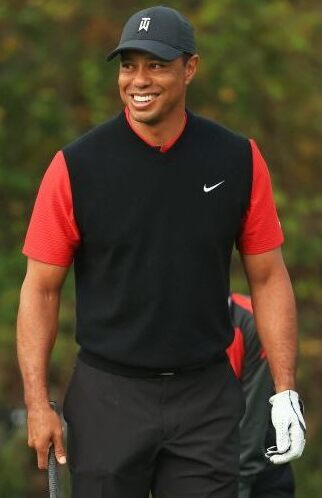
#> input picture ObjectClassify/image/tw3.jpg, 322 x 498 px
$ python clustering.py   (Python 2 division)
#> lines starting #> are read from the running program, lines starting #| are printed output that depends on the picture
# !/usr/bin/env python
# -*- coding: utf-8 -*-

import cv2 as cv
import numpy as np
from matplotlib import pyplot as plt

K = 10
iteration = 30
color_space = 1

def kmeans_clustering(img,K,iteration):
    shape = img.shape
    #convert img to np.float32 and Flattening
    img = img.reshape((-1,3))
    img = np.float32(img)

    # Define criteria = ( type, max_iter(반복 회수) = 10 , epsilon(정확도) = 1.0 )
    criteria = (cv.TERM_CRITERIA_EPS + cv.TERM_CRITERIA_MAX_ITER, iteration, 1.0)
    ret,label,center=cv.kmeans(img,K,None,criteria,10,cv.KMEANS_PP_CENTERS) # do Algorihtm

    # Now convert back into uint8, and make original image
    center = np.uint8(center)
    res = center[label.flatten()]
    res2 = res.reshape((shape))

    return res2

def histogram(img1,img2):
    hist1 = cv.calcHist([img1],[0,1], None, [180,256], [0,180,0, 256])
    hist2 = cv.calcHist([img2],[0,1], None, [180,256], [0,180,0, 256])
    cv.normalize(hist1, hist1, 0, 1, cv.NORM_MINMAX)
    cv.normalize(hist2, hist2, 0, 1, cv.NORM_MINMAX)

    return hist1,hist2

def main():
    global K, iteration, color_space, seeTrackbar
    img1 = cv.imread('image/tw3.jpg', cv.IMREAD_COLOR)
#> img1 is the input picture: shape (498, 322, 3); mean B, G, R 41.5, 60.4, 74.8
    img2 = img1[img1.shape[1]/10:img1.shape[1]*11/10,img1.shape[0]/4: img1.shape[0]*2/4].copy()
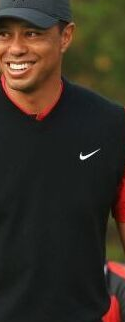
#> img2: shape (322, 125, 3); mean B, G, R 34.4, 45.2, 53.4
    height, width , channels = img1.shape
#> height = 498; width = 322; channels = 3
    #img2 = cv.resize(img2, dsize = (width, height), interpolation=cv.INTER_LINEAR_EXACT)

    '''
    #트랙바 생성
    makeTrackbar('clustering')
    '''

    '''
    while True:
        if cv.waitKey(1) & 0xFF == 27:
            break


    # 키 입력 시 종료
    if seeTrackbar == 0:
        '''

    if color_space == 1:
        img1 = cv.cvtColor(img1,cv.COLOR_BGR2HSV)
#> img1: shape (498, 322, 3); mean H, S, V 42, 95.7, 77.5
        img2 = cv.cvtColor(img2,cv.COLOR_BGR2HSV)
#> img2: shape (322, 125, 3); mean H, S, V 62.2, 77.3, 57.1
    elif color_space == 2:
        img1 = cv.cvtColor(img1,cv.COLOR_BGR2LAB)
        img2 = cv.cvtColor(img2,cv.COLOR_BGR2LAB)
    else:
        img1 = cv.cvtColor(img1,cv.COLOR_BGR2RGB)
        img2 = cv.cvtColor(img2,cv.COLOR_BGR2RGB)

    #클러스터링 수행
    img_result1 = kmeans_clustering(img1,K,iteration)
#> in kmeans_clustering, `ret,label,center=cv.kmeans(img,K,None,criteria,10,cv.KMEANS_PP_CENTERS)`: ret = 99393585.7; center = [[85.58, 36.5, 31.91], [9.82, 144.1, 194.8], [34.18, 22.79, 38.62], [29.45, 149.4, 75.52], [0.783, 197.4, 228.9], [60.55, 10.7, 233.4], [15.06, 178.2, 113], [74.49, 34.18, 85.75], [178.3, 185.7, 146.7], [28.03, 115.3, 66.08]]
#> in kmeans_clustering, `center = np.uint8(center)`: center = [[85, 36, 31], [9, 144, 194], [34, 22, 38], [29, 149, 75], [0, 197, 228], [60, 10, 233], [15, 178, 112], [74, 34, 85], [178, 185, 146], [28, 115, 66]]
#> in kmeans_clustering, `res2 = res.reshape((shape))`:
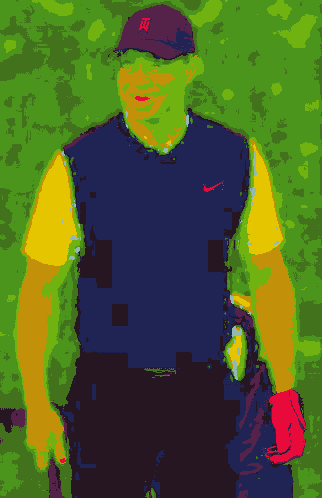
#> res2: shape (498, 322, 3); mean of channels 0, 1, 2 41.6, 95.2, 76.9; drawn as B, G, R
    img_result2 = kmeans_clustering(img2,K,iteration)
#> call 2 of kmeans_clustering, with K = 10, iteration = 30
#> in kmeans_clustering (call 2), `ret,label,center=cv.kmeans(img,K,None,criteria,10,cv.KMEANS_PP_CENTERS)`: ret = 20423348.2; center = [[29.76, 149.3, 74.9], [82.53, 33.98, 29.12], [9.75, 175.8, 137.5], [9.41, 142.3, 200.4], [100.5, 37.77, 83.13], [24.63, 97.66, 51.83], [34.87, 32.63, 31.65], [178.1, 177.4, 136.9], [108.5, 65.03, 33.05], [8.8, 209.7, 68.83]]
#> in kmeans_clustering (call 2), `center = np.uint8(center)`: center = [[29, 149, 74], [82, 33, 29], [9, 175, 137], [9, 142, 200], [100, 37, 83], [24, 97, 51], [34, 32, 31], [178, 177, 136], [108, 65, 33], [8, 209, 68]]
#> in kmeans_clustering (call 2), `res2 = res.reshape((shape))`:
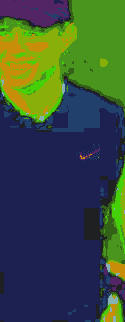
#> res2: shape (322, 125, 3); mean of channels 0, 1, 2 61.6, 76.6, 56.8; drawn as B, G, R

    if color_space == 1:
        img_result1 = cv.cvtColor(img_result1,cv.COLOR_HSV2RGB)
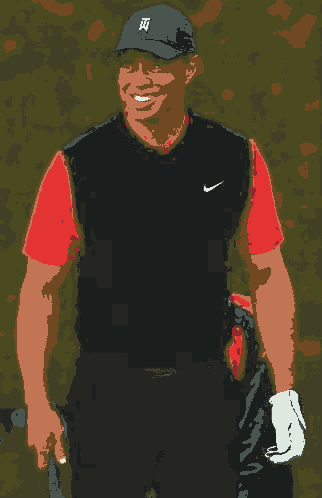
#> img_result1: shape (498, 322, 3); mean R, G, B 75.1, 60.8, 40.6
        img_result2 = cv.cvtColor(img_result2,cv.COLOR_HSV2RGB)
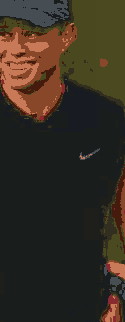
#> img_result2: shape (322, 125, 3); mean R, G, B 53.6, 45.4, 33.8
    elif color_space == 2:
        img_result1 = cv.cvtColor(img_result1,cv.COLOR_LAB2RGB)
        img_result2 = cv.cvtColor(img_result2,cv.COLOR_LAB2RGB)

    #histogram
    hist1,hist2 = histogram(img_result1,img_result2)
#> in histogram, `cv.normalize(hist1, hist1, 0, 1, cv.NORM_MINMAX)`: hist1: shape (180, 256) float32; min 0, max 1, mean 7.72e-05
#> in histogram, `cv.normalize(hist2, hist2, 0, 1, cv.NORM_MINMAX)`: hist2: shape (180, 256) float32; min 0, max 1, mean 4.04e-05
    #hist1,hist2 = histogram(img1,img2)

    #두 이미지 연결 및 출력
    plt.subplot(221),plt.imshow(img_result1),plt.title('Start Kmeans')
    plt.subplot(222),plt.imshow(img_result2),plt.title('Compare Kmeans')

    #plt.subplot(221),plt.imshow(img1),plt.title('Start')
    #plt.subplot(222),plt.imshow(img2),plt.title('Compare')

    plt.subplot(223),plt.plot(hist1,color='r')
    plt.subplot(224),plt.plot(hist2,color='b')

    plt.show()
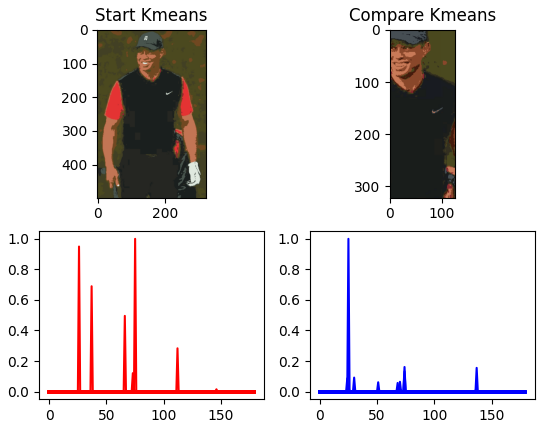
#> figure drawn by matplotlib, 4 panels

if __name__ == '__main__':
    main()

$ run again, with ObjectClassify/image/tw1.jpg copied over ObjectClassify/image/tw3.jpg
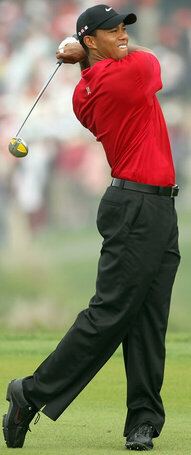
#> input picture ObjectClassify/image/tw1.jpg, 191 x 455 px
#> in main, img1 is the input picture: shape (455, 191, 3); mean B, G, R 98.3, 120.9, 134.9
#> img1: shape (455, 191, 3); mean H, S, V 57.8, 85.1, 143.5
#> in kmeans_clustering, `ret,label,center=cv.kmeans(img,K,None,criteria,10,cv.KMEANS_PP_CENTERS)`: ret = 73655825.3; center = [[12.15, 220.3, 110.3], [33, 67.52, 171.5], [66.67, 59.66, 47.64], [178, 227.1, 196.4], [35.68, 118.6, 177.3], [66.86, 8.82, 227.4], [43.72, 22.54, 150.1], [63.21, 127, 28.64], [173.1, 59.65, 184.5], [18.38, 32.82, 201.9]]
#> in kmeans_clustering, `center = np.uint8(center)`: center = [[12, 220, 110], [32, 67, 171], [66, 59, 47], [178, 227, 196], [35, 118, 177], [66, 8, 227], [43, 22, 150], [63, 127, 28], [173, 59, 184], [18, 32, 201]]
#> in kmeans_clustering, `res2 = res.reshape((shape))`:
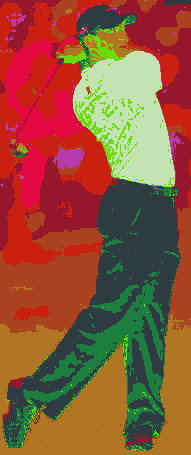
#> res2: shape (455, 191, 3); mean of channels 0, 1, 2 57.3, 84.6, 143; drawn as B, G, R
#> res2: shape (191, 78, 3)
#> in main, `plt.show()`:
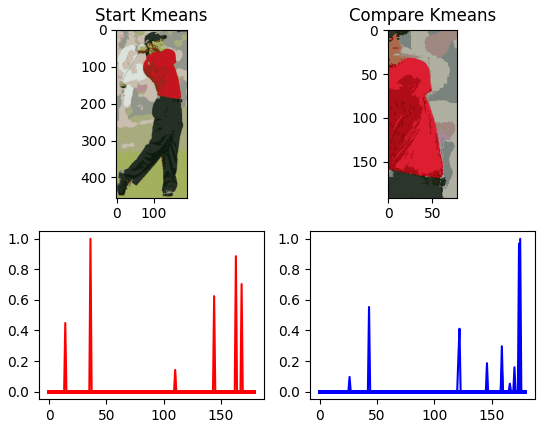
#> figure drawn by matplotlib, 4 panels

$ run again, with ObjectClassify/image/tw2.jpg copied over ObjectClassify/image/tw3.jpg
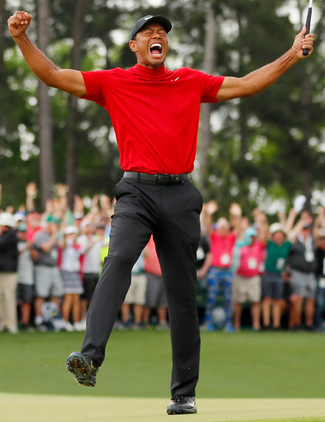
#> input picture ObjectClassify/image/tw2.jpg, 325 x 422 px
#> in main, img1 is the input picture: shape (422, 325, 3); mean B, G, R 72.5, 94.9, 114
#> img1: shape (422, 325, 3); mean H, S, V 50, 95.2, 120.3
#> in kmeans_clustering, `ret,label,center=cv.kmeans(img,K,None,criteria,10,cv.KMEANS_PP_CENTERS)`: ret = 180123113.6; center = [[38.8, 101.7, 61.97], [177.4, 236.8, 226.3], [23.7, 58.39, 201.1], [29, 41.01, 123.4], [38.18, 183.1, 76.39], [110.1, 31.59, 51.54], [120.4, 27.83, 170], [30.99, 44.45, 47.56], [4.04, 236.6, 181.5], [31.97, 127.5, 148.3]]
#> in kmeans_clustering, `center = np.uint8(center)`: center = [[38, 101, 61], [177, 236, 226], [23, 58, 201], [28, 41, 123], [38, 183, 76], [110, 31, 51], [120, 27, 170], [30, 44, 47], [4, 236, 181], [31, 127, 148]]
#> in kmeans_clustering, `res2 = res.reshape((shape))`:
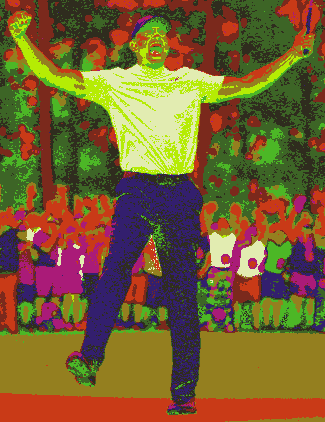
#> res2: shape (422, 325, 3); mean of channels 0, 1, 2 49.3, 94.7, 119.8; drawn as B, G, R
#> res2: shape (325, 106, 3)
#> in main, `plt.show()`:
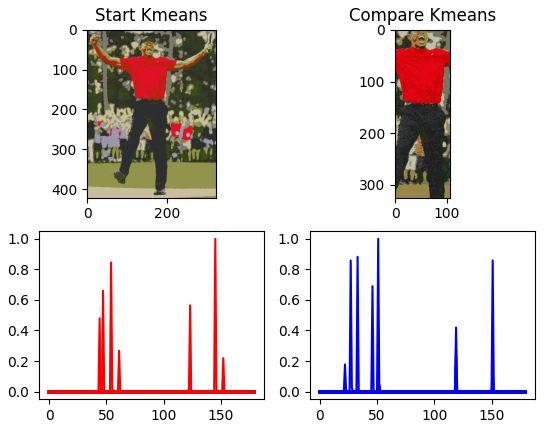
#> figure drawn by matplotlib, 4 panels
